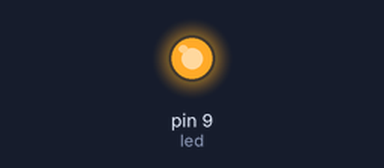
This sketch was run on a simulated Arduino Uno, built with avr-gcc and run on an emulated ATmega328P. Shown: output pins drawn as LEDs (lit = HIGH).

Above: at 2.5 s.
At 7.5 s:
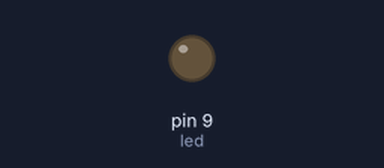
Timing chart, 0 to 13.0 s (numbered marks = the images above):
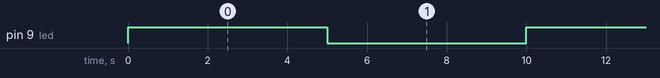

Measured:
- by itself, pin 9 (led): alternates HIGH for 5.0 s and LOW for 5.0 s

The sketch:

xitkj4032.ino
```cpp
/*
  Blink
  Menyalakan LED pada Pin 9 selama 4 detik dan Mematikanya selama 4 detik.

  Ini contoh Kode Programnya.
 */

int led = 9;//Output pada Digital Pin adalah sebuah LED yang terkoneksi/terhubung dengan Digital Pin 9.

void setup()
{
  pinMode(led, OUTPUT);//Mengatur Digital Pin sebagai Output.
}

void loop()
{
  digitalWrite(led, HIGH);   // Mengatur LED agar Menyala.
  delay(5000);               // Tunggu sampai 5 detik.
  digitalWrite(led, LOW);    // Mengatur LED agar Mati.
  delay(5000);               // Tunggu samapi 5 detik.
}
```
